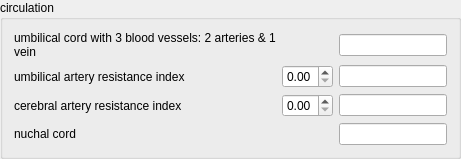
       <widget class="QGroupBox" name="fetus4CirculationGroupBox">
        <property name="title">
         <string>circulation</string>
        </property>
        <layout class="QGridLayout" name="gridLayout_29">
         <item row="0" column="0">
          <widget class="QLabel" name="fetus4UmbilicalCordLabel">
           <property name="text">
            <string>umbilical cord with 3 blood vessels: 2 arteries &amp; 1 vein</string>
           </property>
           <property name="wordWrap">
            <bool>true</bool>
           </property>
          </widget>
         </item>
         <item row="0" column="1">
          <layout class="QHBoxLayout" name="fetus4UmbilicalCordRadioLayout"/>
         </item>
         <item row="0" column="2">
          <widget class="QLineEdit" name="fetus4UmbilicalCordLineEdit"/>
         </item>
         <item row="1" column="0">
          <widget class="QLabel" name="fetus4UmbilicalArteryLabel">
           <property name="text">
            <string>umbilical artery resistance index</string>
           </property>
           <property name="wordWrap">
            <bool>true</bool>
           </property>
          </widget>
         </item>
         <item row="1" column="1">
          <widget class="QDoubleSpinBox" name="fetus4UmbilicalArteryDoubleSpinBox">
           <property name="maximum">
            <double>1.000000000000000</double>
           </property>
          </widget>
         </item>
         <item row="1" column="2">
          <widget class="QLineEdit" name="fetus4UmbilicalArteryLineEdit"/>
         </item>
         <item row="2" column="0">
          <widget class="QLabel" name="fetus4CerebralArteryLabel">
           <property name="text">
            <string>cerebral artery resistance index</string>
           </property>
           <property name="wordWrap">
            <bool>true</bool>
           </property>
          </widget>
         </item>
         <item row="2" column="1">
          <widget class="QDoubleSpinBox" name="fetus4CerebralArteryDoubleSpinBox">
           <property name="maximum">
            <double>1.000000000000000</double>
           </property>
          </widget>
         </item>
         <item row="2" column="2">
          <widget class="QLineEdit" name="fetus4CerebralArteryLineEdit"/>
         </item>
         <item row="3" column="0">
          <widget class="QLabel" name="fetus4NuchalCordLabel">
           <property name="text">
            <string>nuchal cord</string>
           </property>
          </widget>
         </item>
         <item row="3" column="1">
          <layout class="QHBoxLayout" name="fetus4NuchalCordRadioLayout"/>
         </item>
         <item row="3" column="2">
          <widget class="QLineEdit" name="fetus4NuchalCordLineEdit"/>
         </item>
        </layout>
       </widget>
